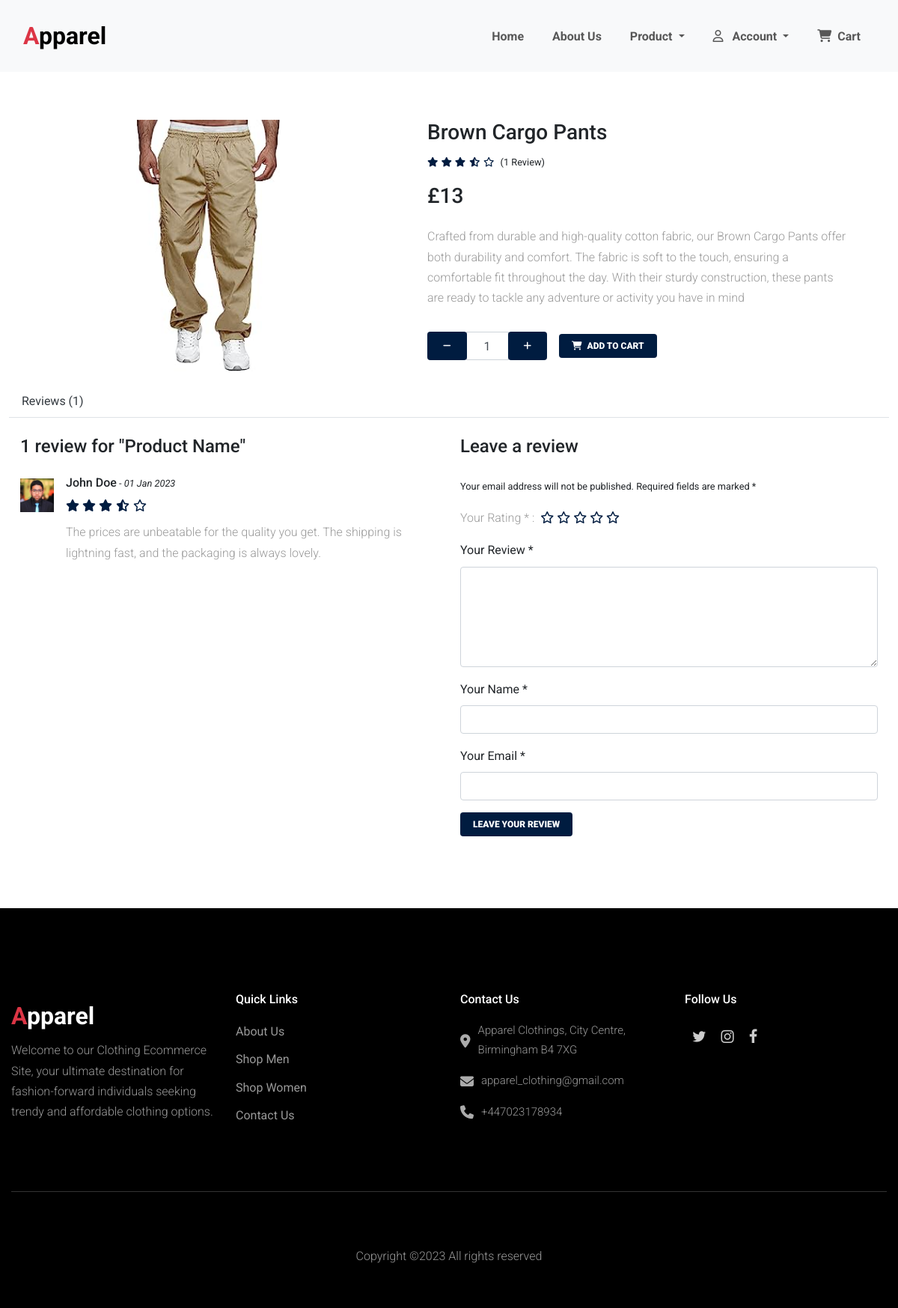
Page /product_detail.php?id=1 on the committed database.
### tables this page shows
CREATE TABLE `products` (
  `id` int(30) NOT NULL,
  `title` varchar(255) NOT NULL,
  `price` decimal(10,0) NOT NULL,
  `image` varchar(255) NOT NULL,
  `description` text NOT NULL,
  `category` int(10) NOT NULL
);

### product_detail.php (the view, shortened to what this page needs)
<!DOCTYPE html>
<html lang="en">
<head>
    <link rel="stylesheet" href="./css/index.css">
    <link href="https://cdn.jsdelivr.net/npm/bootstrap@5.3.0/dist/css/bootstrap.min.css" rel="stylesheet">
    <link rel="stylesheet" href="https://cdnjs.cloudflare.com/ajax/libs/font-awesome/6.4.0/css/all.min.css" />
    <link rel="stylesheet" href="css/bootstrap.min.css">
    <link rel="stylesheet" href="fonts/icomoon/style.css">
    <link rel="stylesheet" href="css/owl.carousel.min.css">
    <link rel="stylesheet" href="css/style.css">
</head>
<body>
    <div class="body-wrap">
    <?php require "includes/navbar.php"?>
    <div class="pb-5 product-detail-wrap">
        <div class="row px-xl-5 items">
            <?php require "config.php";?>
            <?php
                if (isset($_GET['id'])) {
                    $id = $_GET['id'];
                    $product = $conn->query("SELECT * FROM `products` WHERE products.id = $id");
                    $product->execute();
                    $data = $product->fetch(PDO::FETCH_ASSOC);
            ?>
            <div class="col-lg-5 mb-30 d-flex justify-content-center">
                <div id="" class="product-detail-image-wrap">
                    <img class="product-detail-image" src="<?= $data['image']?>" alt="<?= $data['title']?>">
                </div>
            </div>
            <div class="col-lg-7 h-auto mb-30">
                <form method="POST" action="product_detail.php?id=<?= $data['id']?>">
                    <div class="h-100 product-details">
                        <h3><?= $data['title']?></h3>
                        <div class="d-flex mb-3">
                            <div class="text-primary mr-2">
                                <small class="fas fa-star star"></small>
                                <small class="fas fa-star star"></small>
                                <small class="fas fa-star star"></small>
                                <small class="fas fa-star-half-alt star"></small>
                                <small class="far fa-star star"></small>
                            </div>
                            <small class="pt-1">(1 Review)</small>
                        </div>
                        <h3 class="font-weight-semi-bold mb-4">&pound;<?= $data['price']?></h3>
                        <p class="mb-4"><?= $data['description']?></p>
                        <div class="d-flex align-items-center mb-4 pt-2">
                            <div class="input-group quantity mr-3" style="width: 160px;">
                                <div class="input-group-btn d-flex">
                                    <button class="btn btn-custom btn-minus">
                                        <i class="fa fa-minus"></i>
                                    </button>
                                </div>
                                <input type="text" name="quantity" class="form-control border-1 text-center" id="qty" value="1">
                                <div class="input-group-btn d-flex">
                                    <button class="btn btn-custom btn-plus">
                                        <i class="fa fa-plus"></i>
                                    </button>
                                </div>
                            </div>
                            <button class="btn btn-custom px-3" type="submit" onclick="myFunction()" data-bs-toggle="modal" data-bs-target="#exampleModal"><i class="fa fa-shopping-cart mr-1"></i> Add To
                                Cart</button>
                        </div>
                    </div>
                </form>
            </div>
        </div>
        <?php } ?>
        <div class="row items">
            <div class="">
                <div class="p-30">
                    <div class="nav nav-tabs mb-4">
                        <a class="nav-item nav-link text-dark" data-toggle="tab" href="#tab-pane-3">Reviews (1)</a>
                    </div>
                    <div class="tab-content">
                        <div class="tab-pane fade show active" id="tab-pane-3">
                            <div class="row items">
                                <div class="col-md-6">
                                    <h4 class="mb-4">1 review for "Product Name"</h4>
                                    <div class="media mb-4">
                                        <img src="images/user.jpg" alt="Image" class="img-fluid mr-3 mt-1" style="width: 45px;">
                                        <div class="media-body">
                                            <h6>John Doe<small> - <i>01 Jan 2023</i></small></h6>
                                            <div class="text-primary mb-2">
                                                <i class="fas fa-star star"></i>
                                                <i class="fas fa-star star"></i>
                                                <i class="fas fa-star star"></i>
                                                <i class="fas fa-star-half-alt star"></i>
                                                <i class="far fa-star star"></i>
                                            </div>
                                            <p>The prices are unbeatable for the quality you get. The shipping is lightning fast, and the packaging is always lovely.</p>
                                        </div>
                                    </div>
                                </div>
                                <div class="col-md-6">
                                    <h4 class="mb-4">Leave a review</h4>
                                    <small>Your email address will not be published. Required fields are marked *</small>
                                    <div class="d-flex my-3">
                                        <p class="mb-0 mr-2">Your Rating * :</p>
                                        <div class="text-primary">
                                            <i class="far fa-star star"></i>
                                            <i class="far fa-star star"></i>
                                            <i class="far fa-star star"></i>
                                            <i class="far fa-star star"></i>
                                            <i class="far fa-star star"></i>
                                        </div>
                                    </div>
                                    <form>
                                        <div class="form-group">
                                            <label for="message">Your Review *</label>
                                            <textarea id="message" cols="30" rows="5" class="form-control"></textarea>
                                        </div>
                                        <div class="form-group">
                                            <label for="name">Your Name *</label>
                                            <input type="text" class="form-control" id="name">
                                        </div>
                                        <div class="form-group">
                                            <label for="email">Your Email *</label>
                                            <input type="email" class="form-control" id="email">
                                        </div>
                                        <div class="form-group mb-0">
                                            <input type="submit" value="Leave Your Review" class="btn main-color px-3 text-white">
                                        </div>
                                    </form>
                                </div>
                            </div>
                        </div>
                    </div>
                </div>
            </div>
        </div>
    </div>
     <?php require "includes/footer.php"?>
</body>
</html>

### css/index.css (style rules this page uses)
* { margin: 0; padding: 0; }
:root { --main-bg-color: #001c40; }
.main-color { background-color: var(--main-bg-color) !important; color: #fff !important; }
.body-wrap { width: 100%; height: auto; }
.product-detail-wrap { margin-top: 7rem !important; }
.items { margin: 0 !important; }
.body-wrap { width: 100% !important; }
.product-detail-image { max-width: 18rem !important; height: 21rem !important; }
.product-detail-image-wrap { padding-top: 3rem; }
.btn-custom { background-color: var(--main-bg-color) !important; color: #fff !important; }
.star { color: var(--main-bg-color) !important; }
.product-details { padding: 3rem 0 0 3rem; margin-bottom: 2rem; }
.btn { text-transform: uppercase; font-size: 12px !important; font-weight: 900 !important; padding: 6px 20px !important; }

### css/style.css (style rules this page uses)
body { font-family: "Roboto", -apple-system, BlinkMacSystemFont, "Segoe UI", Roboto, "Helvetica Neue", Arial, "Noto Sans", sans-serif, "Apple Color Emoji", "Segoe UI Emoji", "Segoe UI Symbol", "Noto Color Emoji"; line-height: 1.7; }
p { color: #999999; font-weight: 300; }
h1, h2, h3, h4, h5, h6, .h1, .h2, .h3, .h4, .h5, .h6 { font-family: "Roboto", -apple-system, BlinkMacSystemFont, "Segoe UI", Roboto, "Helvetica Neue", Arial, "Noto Sans", sans-serif, "Apple Color Emoji", "Segoe UI Emoji", "Segoe UI Symbol", "Noto Color Emoji"; }
a { -webkit-transition: .3s all ease; -o-transition: .3s all ease; transition: .3s all ease; }
a { text-decoration: none !important; }

### rows in the picture
products: image (picture), title "Brown Cargo Pants", price "13", description "Crafted from durable and high-quality cotton fabric, our Brown Cargo Pants offer both durability and comfort. The fabric is soft to the touch, ensuring a comfortable fit throughout the day. With their sturdy construction, these pants are ready to tackle any adventure or activity you have in mind"
